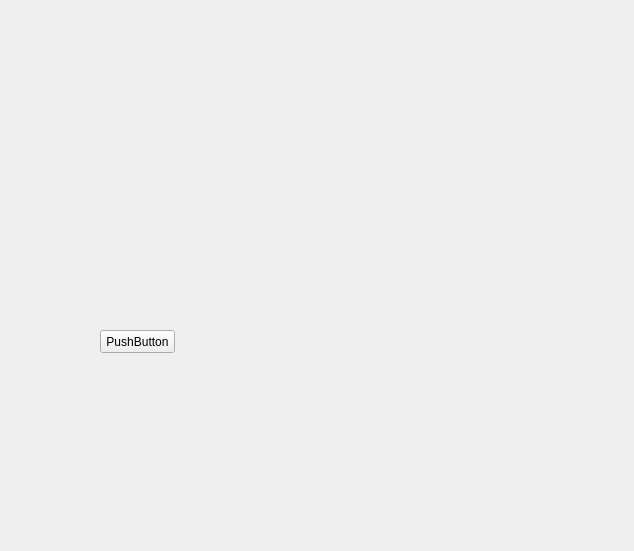
<?xml version="1.0" encoding="UTF-8"?>
<ui version="4.0">
 <class>showPicture</class>
 <widget class="QWidget" name="showPicture">
  <property name="geometry">
   <rect>
    <x>0</x>
    <y>0</y>
    <width>634</width>
    <height>551</height>
   </rect>
  </property>
  <property name="windowTitle">
   <string>Form</string>
  </property>
  <widget class="QPushButton" name="testButton">
   <property name="geometry">
    <rect>
     <x>100</x>
     <y>330</y>
     <width>75</width>
     <height>23</height>
    </rect>
   </property>
   <property name="text">
    <string>PushButton</string>
   </property>
  </widget>
 </widget>
 <resources/>
 <connections/>
</ui>
